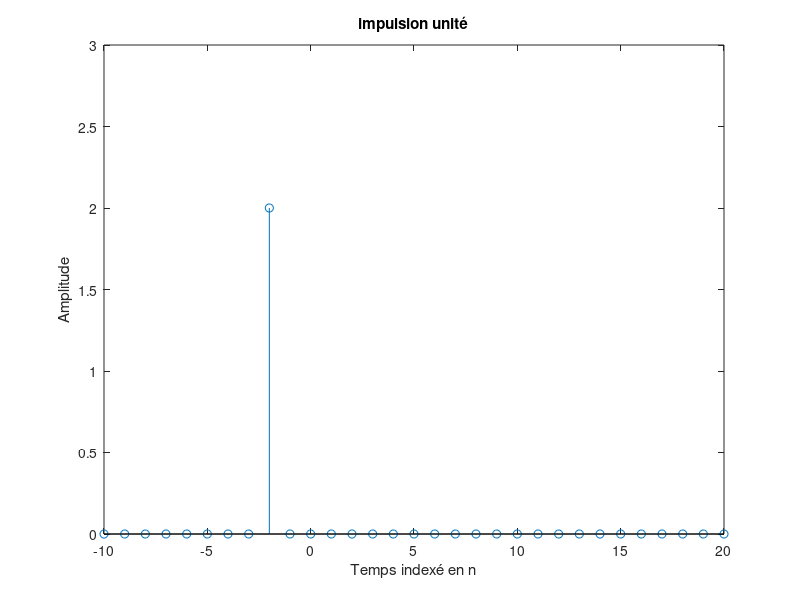

Write the MATLAB code that produced this figure.
n=-10:20;
%Génération de l'impulsion unité
u=[zeros(1,7) 0 2 0 0 zeros(1,20)];
%Tracer le signal généré
stem(n,u);
xlabel('Temps indexé en n');
ylabel('Amplitude');
title('impulsion unité');
axis([-10 20 0 3]); 
